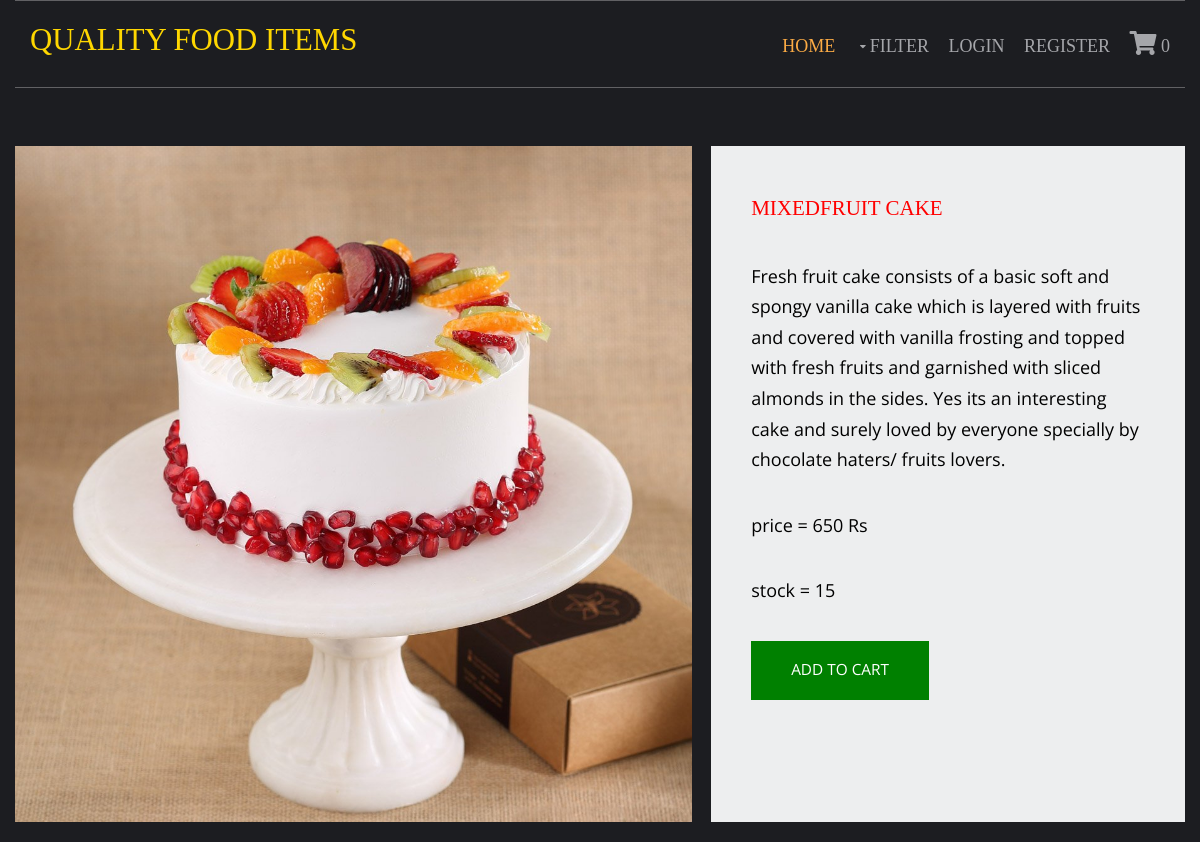
Page /fruits/mixedfruit-cake on the committed database.
### shop/models.py (models this page shows, shortened)
class products(models.Model):
    name = models.CharField(max_length=250, unique=True)
    slug = models.SlugField(max_length=250, unique=True)
    img = models.ImageField(upload_to='product')
    desc = models.TextField()
    available = models.BooleanField(default=True)
    stock = models.IntegerField()
    price = models.IntegerField()
    category = models.ForeignKey(categ,on_delete=models.CASCADE)

### shop/views.py (the view)
# urls.py: path('<slug:c_slug>/<slug:product_slug>',views.details,name='details'),
def details(request,c_slug,product_slug):
    try:
        prod = products.objects.get(category__slug=c_slug,slug=product_slug)
    except Exception as e:
        raise e
    return render(request,'item.html',{'pr':prod})

### cart/context_processor.py (called while the page is built)
def count(request):
    item_count=0
    if 'admin' in request.path:
        return{}
    else:
        try:
            ct = cartlist.objects.filter(cart_id=c_id(request))
            cti = items.objects.all().filter(cart=ct[:1])
            for c in cti:
                item_count+=c.quan
        except cartlist.DoesNotExist:
            item_count=0
        return dict(itc=item_count)

### cart/views.py (called while the page is built)
def c_id(request):
    ct_id = request.session.session_key
    if not ct_id:
        ct_id = request.session.create()
    return ct_id

### templates/item.html (shortened to what this page needs)
{% extends 'base.html' %}
{% load static %}
{% block content %}
<html lang="en">
<head>
    <link href="{% static 'pr/fontawesome/css/all.min.css' %}" rel="stylesheet" />
    <link href="{% static 'pr/css/templatemo-comparto.css' %}" rel="stylesheet" />
</head>
<body>
  <br><br>
        <section class="tm-mb-1" id="about">
            <div class="tm-row tm-about-row">
                <div class="tm-section-1-l">
                    <img src="{{pr.img.url}}" alt="About image" class="tm-img-responsive">
                </div>
                <article class="tm-section-1-r tm-bg-color-8" style="font-familt:times-new-roman">
                    <h2 class="tm-mb-2 tm-title-color" style="color:red;">{{pr.name}}</h2>
                    <p style="color:black;">{{pr.desc}}</p>
                    <p style="color:black;">price = {{pr.price}} Rs</p>
                    <p style="color:black;">stock = {{pr.stock}}</p>
                    {% if pr.stock <= 0 %}
                    <h2 style="color:red">Out of stock</h2>
                    {% else %}
                    <a href="{% url 'addcart' pr.id %}" class="tm-btn tm-btn-1 tm-link-to-services" style="background-color:green;" >ADD TO CART</a>
                    {% endif %}
                </article>
            </div>
        </section>
</body>
</html>
{% endblock %}

### static/hm/layout/styles/layout.css (style rules this page uses)
*, *::before, *::after { transition:all .3s ease-in-out; }
body { color:#A5A6AA; background-color:#1C1D21; }
a { color:#FBAB45; }

### static/pr/css/templatemo-comparto.css (style rules this page uses)
*, *::before, *::after { box-sizing: border-box; outline: none; }
ul, h1, h2, h3, h4, p, figure { padding: 0; margin: 0; }
body { font-family: 'Open Sans', Arial, sans-serif; font-size: 18px; overflow-x: hidden; padding-left: 15px; padding-right: 15px; margin: 0; }
h2 { font-size: 1.5rem; }
a { transition: all 0.3s ease; text-decoration: none; }
p { color: #666; line-height: 1.7; margin-bottom: 35px; }
h1, h2, h3, h4, h5, h6 { color: #333; }
.tm-mb-1 { margin-bottom: 20px; }
.tm-mb-2 { margin-bottom: 40px; }
.tm-bg-color-8 { background-color: #EDEEEF; }
.tm-img-responsive { max-width: 100%; height: auto; }
.tm-section-1-l { width: 57.85%; margin-right: 1.65%; }
.tm-section-1-r { padding: 50px 40px; width: 40.5%; }
.tm-row { display: flex; }
.tm-btn { display: inline-block; padding: 15px 40px; font-size: 1.1rem; border: none; background-color: #CC9999; color: white; }
a { color: #666; }

### static/hm/layout/styles/framework.css (style rules this page uses)
html { overflow-y:scroll; overflow-x:hidden; }
html, body { margin:0; padding:0; font-size:14px; line-height:1.6em; }
*, *::before, *::after { box-sizing:border-box; }
a { outline:none; text-decoration:none; }
img { width:auto; max-width:100%; height:auto; margin:0; padding:0; border:none; line-height:normal; vertical-align:middle; }
body, input, textarea, select { font-family:Verdana, Geneva, sans-serif; }
h1, h2, h3, h4, h5, h6, .heading { font-family:Georgia, "Times New Roman", Times, serif; }
::placeholder { opacity:1; }
h1, h2, h3, h4, h5, h6, .heading { margin:0 0 20px 0; font-size:1.4rem; line-height:normal; font-weight:normal; text-transform:uppercase; }
address, article, aside, figcaption, figure, footer, header, main, nav, section { display:block; margin:0; padding:0; }

### rows in the picture
products: img (picture), name "MIXEDFRUIT CAKE", desc "Fresh fruit cake consists of a basic soft and spongy vanilla cake which is layered with fruits and covered with vanilla frosting and topped with fresh fruits and garnished with sliced almonds in the sides. Yes its an interesting cake and surely loved by everyone specially by chocolate haters/ fruits lovers.", price "650", stock "15"

### other values in the picture
{{ itc }} "0"
